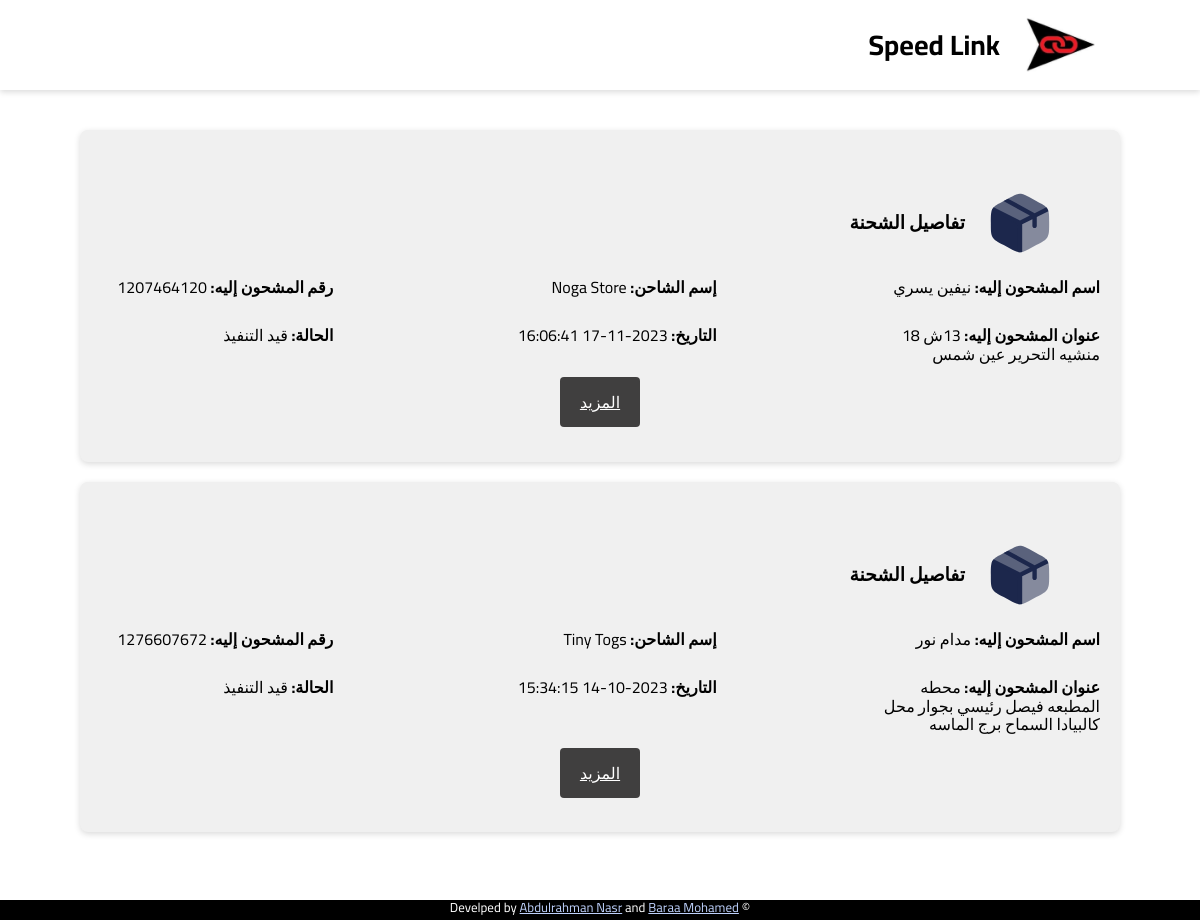
Screenshot of /viweshipping with the database file from the repository.
### app.py (models this page shows)
class Shipment(db.Model):
    id = db.Column(db.Integer, primary_key=True)
    barcode = db.Column(db.String(18))
    shipper_username = db.Column(db.Integer)
    status = db.Column(db.String(50))
    delivery_id = db.Column(db.Integer)
    shipper_name = db.Column(db.String(100))
    shipper_phone_1 = db.Column(db.String(11))
    shipper_phone_2 = db.Column(db.String(11))
    shipper_address = db.Column(db.String(200))
    shipper_city = db.Column(db.String(100))
    shipper_wallet_code = db.Column(db.String(15))
    shipper_note = db.Column(db.Text)
    recipient_name = db.Column(db.String(100))
    recipient_phone_1 = db.Column(db.String(15))
    recipient_phone_2 = db.Column(db.String(15))
    recipient_address = db.Column(db.String(200))
    recipient_city = db.Column(db.String(100))
    recipient_note = db.Column(db.Text)
    pprice = db.Column(db.Integer)
    dprice = db.Column(db.Integer)
    tprice = db.Column(db.Integer)
    shipment_status = db.Column(db.String(100))
    date = db.Column(db.String(23))
    delivery_date = db.Column(db.String(23) )
    aws_code = db.Column(db.String(25))
    how = db.Column(db.String(25))
    isprint = db.Column(db.Integer)
    issend = db.Column(db.Integer)
    Collector = db.Column(db.Integer)

### app.py (the view)
@app.route('/viweshipping')
def viweshipping():
    s = Shipment.query.filter_by(status='New Add').all()
    s =s[::-1]
    return render_template('allshipments.html',allS=s)

### templates/allshipments.html (shortened to what this page needs)
<!DOCTYPE html>
<html lang="en">
<head>
    <link rel="stylesheet" href="{{ url_for('static',filename='css/style.css')}}" />
    <link rel="stylesheet" href="https://cdnjs.cloudflare.com/ajax/libs/normalize/8.0.1/normalize.min.css"
    />
</head>
<body dir="rtl">
    <header class="header">
        <div class="logo">
            <img src="{{ url_for('static',filename='images/logo.jpg')}}" alt="Speed Link Logo" />
            <h1 class="name">Speed Link</h1>
        </div>
    </header>
    <div class="container">
        <div class="grid-container">
            {% for item in allS%}
            <div class="card">
                <br />
                <div class="card-header">
                    <img src="{{ url_for('static',filename='images/box.svg')}}" alt="Image 1" />
                    <h3>تفاصيل الشحنة</h3>
                </div>
                <div class="card-content">
                    <p>
                        <strong>اسم المشحون إليه:</strong> {{ item.recipient_name }}
                    </p>
                    <p>
                        <strong>إسم الشاحن:</strong> {{ item.shipper_name }}
                    </p>
                    <p>
                        <strong>رقم المشحون إليه:</strong> {{ item.recipient_phone_1 }}
                    </p>
                    <p>
                        <strong>عنوان المشحون إليه:</strong> {{ item.recipient_address }}
                    </p>
                    <p>
                        <strong>التاريخ:</strong> {{ item.date }}
                    </p>
                    <p>
                        <strong>الحالة:</strong> قيد التنفيذ
                    </p>
                </div>
                <div class="card-footer">
                    <a href="/track/{{ item.barcode }}" class="btn">المزيد</a>
                </div>
            </div>
            {% endfor %}
        </div>
    </div>
    <center>
        <footer class="footer">
            <p>
                &copy; Develped by
                <a href="#">Abdulrahman Nasr</a> and
                <a href="#">Baraa Mohamed</a>
            </p>
        </footer>
    </center>
</body>
</html>

### static/css/style.css (style rules this page uses)
* { margin: 0; padding: 0; box-sizing: border-box; }
body { font-family: 'Cairo', sans-serif; background: rgb(189, 208, 251); }
.header { padding: 10px 80px; display: flex; align-items: center; justify-content: space-between; box-shadow: 0 2px 6px rgba(0, 0, 0, 0.15); }
.logo img { width: 80px; }
.header { background-color: #fff; }
.header-content, .logo { text-align: center; display: flex; align-items: center; justify-content: space-between; gap: 20px; margin: 0 20px; }
.name { font-size: 28px; font-weight: bold; }
.footer { position: fixed; bottom: 0; width: 100%; height: 20px; background: #000; }
.footer a { color: #bdd0fb; }
.footer p { font-size: 13px; color: #fff; }

### templates/allshipments.html (style rules this page uses)
body { margin: 0; padding: 0; }
center { padding: 30px 0 0; }
.container { min-height: 100vh; }
.grid-container { display: grid; grid-template-columns: repeat(2, minmax(200px, 400px)); gap: 20px; padding: 40px 80px; justify-content: center; align-content: center; width: 100%; }
.card { display: flex; flex-direction: column; align-items: center; background-color: #f0f0f0; border-radius: 8px; box-shadow: 0 2px 6px rgba(0, 0, 0, 0.15); padding: 20px; min-height: 250px; }
.btn { margin-top: 15px; padding: 10px 20px; background-color: #403f3f; color: #fff; border: none; border-radius: 4px; cursor: pointer; }
.grid-container { display: flex; flex-direction: column; gap: 20px; padding: 40px 80px; justify-content: center; align-content: center; width: 100%; }
.card { display: flex; flex-direction: column; align-items: center; background-color: #f0f0f0; border-radius: 8px; box-shadow: 0 2px 6px rgba(0, 0, 0, 0.15); padding: 20px 20px 50px 20px; min-height: 250px; }
.card-header { display: flex; align-items: center; justify-content: flex-start; width: 95%; padding: 20px; gap: 20px; }
.card img { width: 70px; flex: 0; }
.card-content { display: grid; grid-template-columns: 1fr 1fr 1fr; gap: 30px 150px; margin-bottom: 30px; }
body { background-color: #fff; }

### rows the page displays
Shipment: recipient_name "نيفين يسري", shipper_name "Noga Store", recipient_phone_1 "1207464120", recipient_address "13ش 18 منشيه التحرير عين شمس", date "2023-11-17 16:06:41"
Shipment: recipient_name "مدام نور", shipper_name "Tiny Togs", recipient_phone_1 "1276607672", recipient_address "محطه المطبعه فيصل رئيسي بجوار محل كالبيادا السماح برج الماسه", date "2023-10-14 15:34:15"
